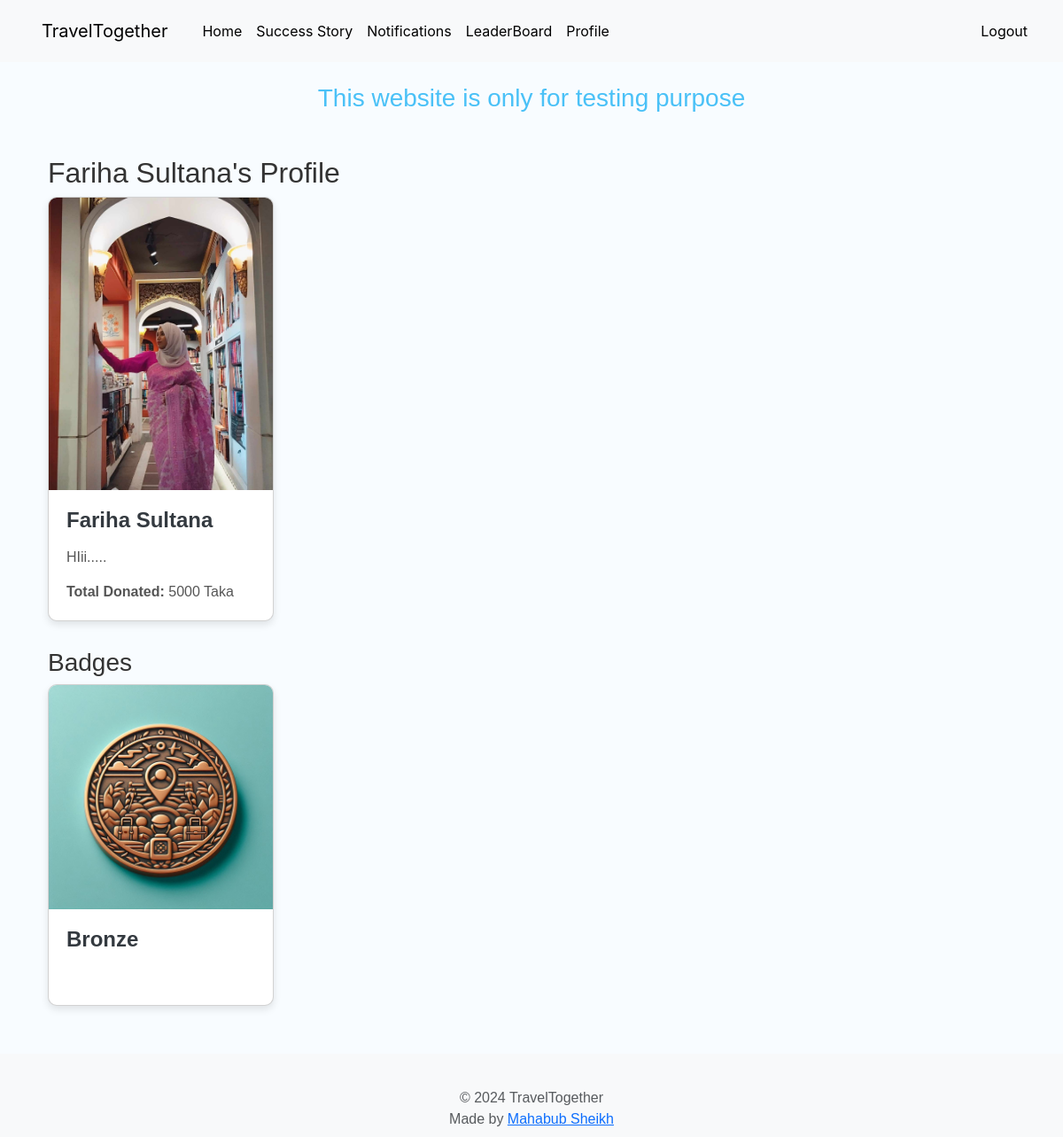
Page /profile/2/ (signed in) on the committed database.
### main/models.py (models this page shows, shortened)
class Profile(models.Model):
    user = models.OneToOneField(User, on_delete=models.CASCADE)
    notify_donations = models.BooleanField(default=True)
    notify_offers = models.BooleanField(default=True)
    notify_announcements = models.BooleanField(default=True)
    name = models.CharField(max_length=100, null=True)
    bio = models.TextField(blank=True)
    profile_picture = models.ImageField(upload_to='profile_pictures/', blank=True)
    badges = models.ManyToManyField(Badge, blank=True)
    balance = models.DecimalField(max_digits=10, decimal_places=2, default=0)
    deposit_amount = models.DecimalField(max_digits=10, decimal_places=2, default=0)

class Badge(models.Model):
    BRONZE = 'Bronze'
    SILVER = 'Silver'
    GOLD = 'Gold'
    PLATINUM = 'Platinum'
    TIER_CHOICES = [
        (BRONZE, 'Bronze'),
        (SILVER, 'Silver'),
        (GOLD, 'Gold'),
        (PLATINUM, 'Platinum'),
    ]
    name = models.CharField(max_length=50, choices=TIER_CHOICES, unique=True)
    description = models.TextField(blank=True)
    image = models.ImageField(upload_to='badges/')
    tier = models.CharField(max_length=10, choices=TIER_CHOICES)

### main/views.py (the view)
# urls.py: path('profile/<int:user_id>/', views.view_profile, name='view_profile'),
@login_required
def view_profile(request, user_id):
    profile_user = get_object_or_404(User, id=user_id)
    offers = Offer.objects.filter(user=profile_user)
    for offer in offers:
        offer.top_donors = offer.get_top_donors()
    badges = profile_user.profile.badges.all()
    total_donated = Donation.objects.filter(user=user_id).aggregate(Sum('amount'))['amount__sum'] or 0
    return render(request, 'view_profile.html', {'profile_user': profile_user, 'offers': offers, 'badges': badges, 'total_donated': total_donated})

### main/templates/view_profile.html (shortened to what this page needs)
{% extends "base.html" %}
{% block content %}
<div class="container mt-5">
    <h2>{{ profile_user.profile.name }}'s Profile</h2>
    <div class="row">
        <div class="col-md-3">
            <div class="card">
                <img style="height: 330px" src="{{ profile_user.profile.profile_picture.url }}" class="card-img-top" alt="{{ profile_user.profile.name }}">
                <div class="card-body">
                    <h5 class="card-title">{{ profile_user.profile.name }}</h5>
                    <p class="card-text">{{ profile_user.profile.bio }}</p>
                    <p class="card-text"><strong>Total Donated:</strong> {{ total_donated }} Taka</p>
                </div>
            </div>
        </div>
        </div>
        <h3>Badges</h3>
        {% if badges %}
        <div class="row">
            {% for badge in badges %}
            <div class="col-md-3 mb-4">
                <div class="card">
                    {% if badge.image %}
                    <img src="{{ badge.image.url }}" class="card-img-top" alt="{{ badge.name }}">
                    {% endif %}
                    <div class="card-body">
                        <h5 class="card-title">{{ badge.name }}</h5>
                        <p class="card-text"><span class="badge badge-{{ badge.tier|lower }}">{{ badge.tier }}</span></p>
                    </div>
                </div>
            </div>
            {% endfor %}
        </div>
        {% else %}
            <p>No badge yet</p>
        {% endif %}
    </div>
</div>
{% endblock %}

### main/static/myapp/main.css (style rules this page uses)
body { font-family: "Gill Sans", sans-serif; background-color: #f8fcff; color: #333; margin: 0; padding: 0; }
.container { margin-top: 30px; }
.card { box-shadow: 0 4px 8px rgba(0, 0, 0, 0.1); border-radius: 10px; overflow: hidden; margin-bottom: 30px; background-color: #fff; transition: transform 0.2s; }
.card-img-top { border-radius: 0; object-fit: cover; }
.card-title { font-size: 1.5rem; font-weight: 700; margin-bottom: 15px; color: #343a40; }
.card-text { font-size: 1rem; color: #555; margin-bottom: 15px; }
.card-body { padding: 20px; }

### rows in the picture
Badge: image (picture), name "Bronze"

### other values in the picture
{{ profile_user.profile.name }} "Fariha Sultana"
{{ profile_user.profile.bio }} "HIii....."
{{ total_donated }} "5000"
